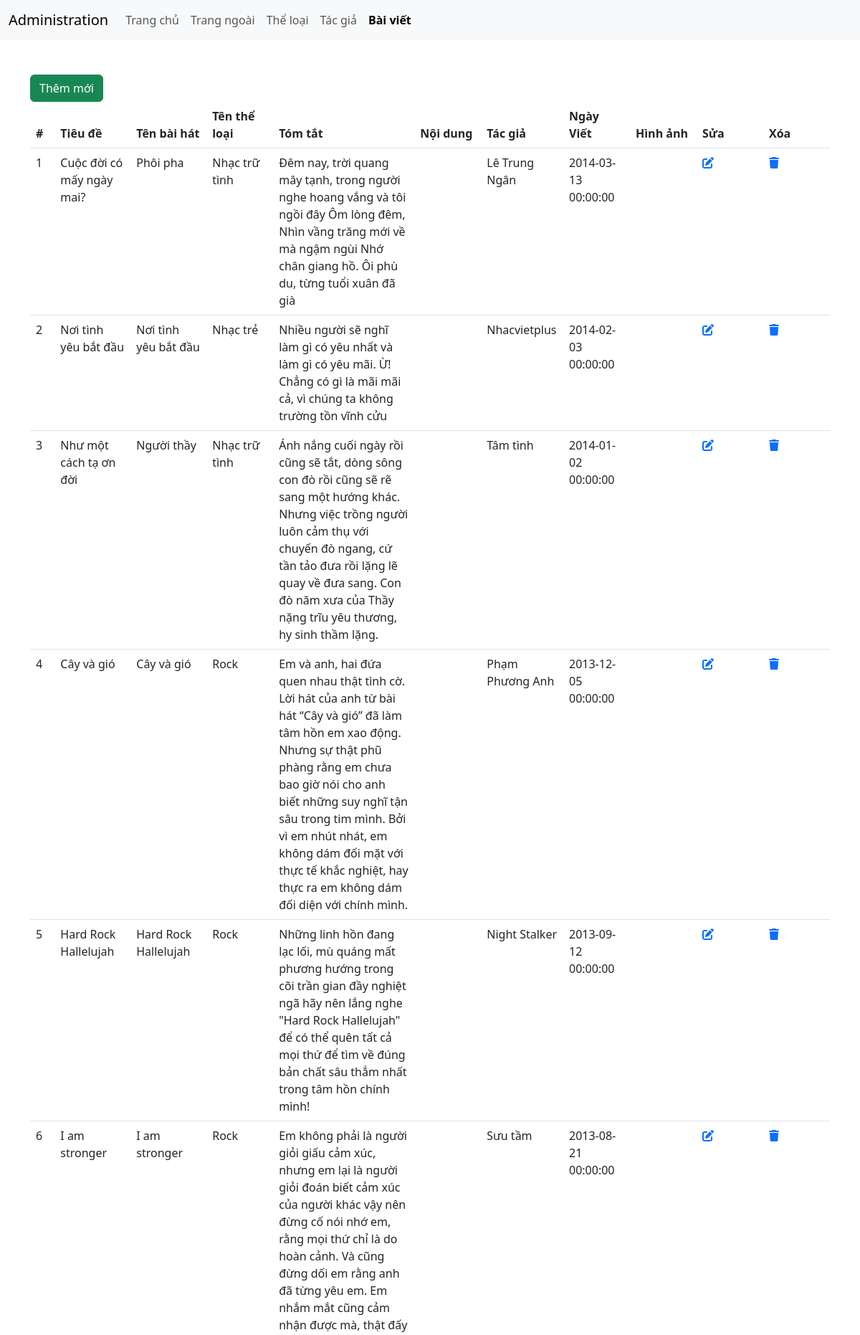
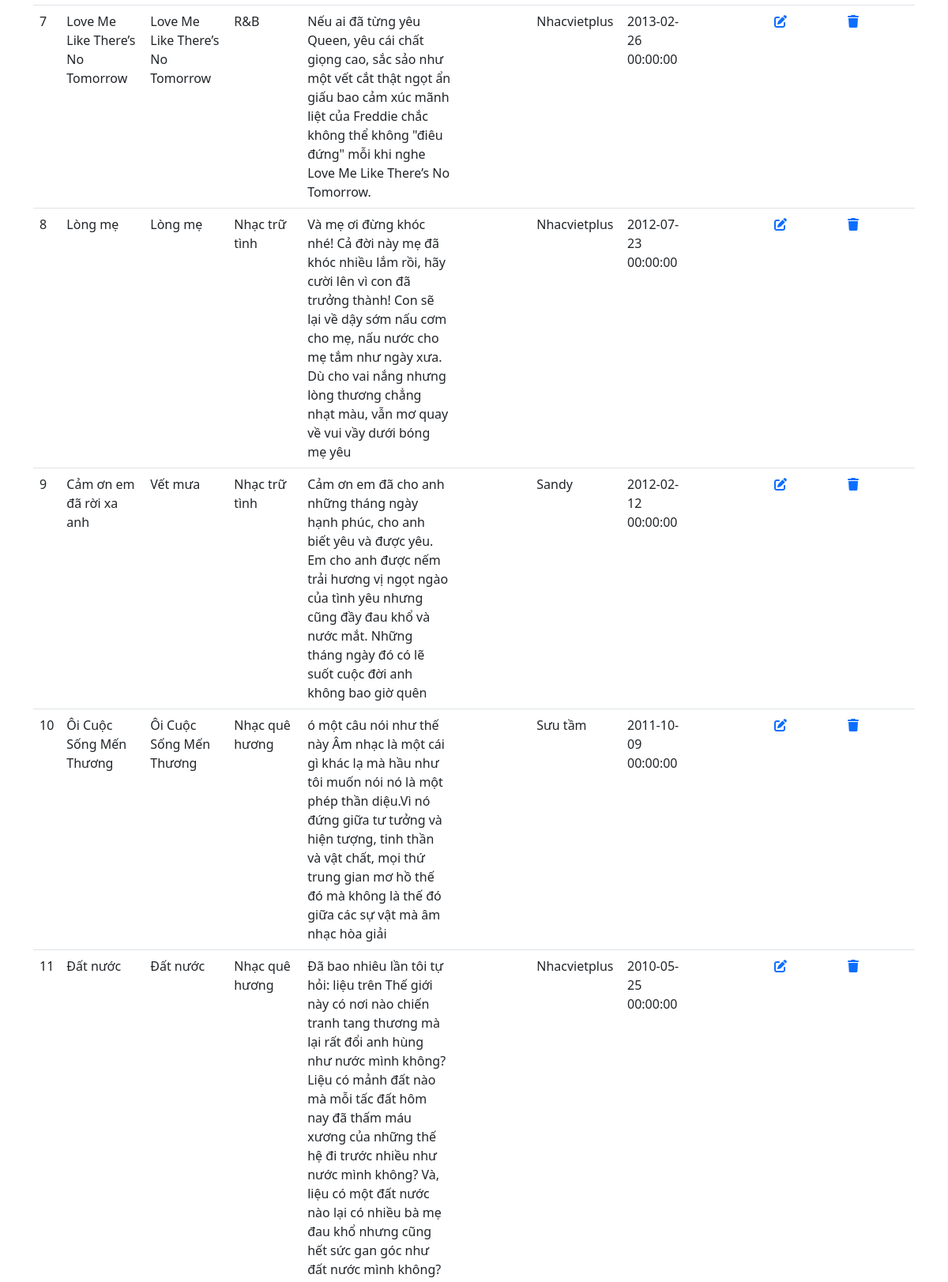
Screenshot of /admin/article.php (upper part) with the database file from the repository (2 pictures, top to bottom).
### tables this page shows
CREATE TABLE baiviet (
  `ma_bviet` int unsigned NOT NULL,
  `tieude` varchar(300) NOT NULL,
  `ten_bhat` varchar(300) NOT NULL,
  `ma_tloai` int unsigned NOT NULL,
  `tomtat` longtext NOT NULL,
  `noidung`  longtext NULL,
  `ma_tgia` INT UNSIGNED NOT NULL,
  `ngayviet` datetime NOT NULL DEFAULT CURRENT_TIMESTAMP,
  `hinhanh` VARCHAR(200) DEFAULT NULL,
  PRIMARY KEY (`ma_bviet`),
  FOREIGN KEY (`ma_tloai`) REFERENCES theloai(ma_tloai),
  FOREIGN KEY (`ma_tgia`) REFERENCES tacgia(ma_tgia)
);

CREATE TABLE theloai (
  `ma_tloai` INT UNSIGNED NOT NULL,
  `ten_tloai` varchar(300) NOT NULL,
  PRIMARY KEY (`ma_tloai`)
);

CREATE TABLE IF NOT EXISTS `tacgia` (
  `ma_tgia` int unsigned NOT NULL,
  `ten_tgia`varchar(50) NOT NULL,
  `hinh_tgia` varchar(100) NULL,
  PRIMARY KEY (`ma_tgia`)
);

### admin/article.php (the view, shortened to what this page needs)
<?php
    require_once 'db.php';
    $sql = "SELECT ma_bviet,tieude,ten_bhat,".'theloai.ten_tloai'.",tomtat,noidung,".'tacgia.ten_tgia'.",ngayviet,hinhanh FROM baiviet,tacgia,theloai where tacgia.ma_tgia=baiviet.ma_tgia and theloai.ma_tloai=baiviet.ma_tloai ORDER BY ngayviet DESC";
    $result = mysqli_query($conn, $sql);
?>
<!DOCTYPE html>
<html lang="en">
<head>
    <link href="https://cdn.jsdelivr.net/npm/bootstrap@5.3.0-alpha1/dist/css/bootstrap.min.css" rel="stylesheet">
    <link rel="stylesheet" href="https://cdnjs.cloudflare.com/ajax/libs/font-awesome/6.3.0/css/all.min.css" />
    <link rel="stylesheet" href="css/style_login.css">
</head>
<body>
    <nav class="navbar navbar-expand-lg bg-body-tertiary">
    <div class="container-fluid">
        <a class="navbar-brand" href="#">Administration</a>
        <div class="collapse navbar-collapse" id="navbarNav">
        <ul class="navbar-nav">
            <li class="nav-item">
            <a class="nav-link" aria-current="page" href="./">Trang chủ</a>
            </li>
            <li class="nav-item">
            <a class="nav-link" href="../index.php">Trang ngoài</a>
            </li>
            <li class="nav-item">
            <a class="nav-link" href="category.php">Thể loại</a>
            </li>
            <li class="nav-item">
            <a class="nav-link" href="author.php">Tác giả</a>
            </li>
            <li class="nav-item">
            <a class="nav-link active fw-bold" href="article.php">Bài viết</a>
            </li>
        </ul>
        </div>
    </div>
    </nav>
    <main class="container mt-5 mb-5">
        <div class="row">
            <div class="col-sm">
                <a href="add_article.php" class="btn btn-success">Thêm mới</a>
                <table class="table">
                    <thead>
                        <tr>
                            <th scope="col">#</th>
                            <th scope="col">Tiêu đề</th>
                            <th scope="col">Tên bài hát</th>
                            <th class="col-sm-1" scope="col">Tên thể loại</th>
                            <th scope="col">Tóm tắt</th>
                            <th class="col-sm-1" scope="col">Nội dung</th>
                            <th scope="col">Tác giả</th>
                            <th class="col-sm-1" scope="col">Ngày Viết</th>
                            <th class="col-sm-1" scope="col">Hình ảnh</th>
                            <th class="col-sm-1">Sửa</th>
                            <th class="col-sm-1">Xóa</th>
                        </tr>
                    </thead>
                    <tbody>
                        <?php
                            $count =0;
                            if(mysqli_num_rows($result) > 0){
                                while($row = mysqli_fetch_assoc($result)){
                                    $count ++;
                        ?>
                        <tr>
                            <td><?= $count?></td>
                            <td><?= $row['tieude']?></td>
                            <td><?= $row['ten_bhat']?></td>
                            <td><?= $row['ten_tloai']?></td>
                            <td><?= $row['tomtat']?></td>
                            <td><?= $row['noidung']?></td>
                            <td><?= $row['ten_tgia']?></td>
                            <td><?= $row['ngayviet']?></td>
                            <td><?= $row['hinhanh']?></td>
                            <td>
                                <a href="edit_article.php?id=<?= $row['ma_bviet']?>"><i class="fa-solid fa-pen-to-square"></i></a>
                            </td>
                            <td>
                                <a href="delete_article_process.php?id=<?= $row['ma_bviet']?>" onclick="return confirm('Xác nhận xóa?');"><i class="fa-solid fa-trash"></i></a>
                            </td>
                        </tr>
                        <?php
                            }
                        }
                        ?>
                    </tbody>
                </table>
            </div>
        </div>
    </main>
</body>
</html>

### rows the page displays
baiviet: tieude "Cuộc đời có mấy ngày mai?", ten_bhat "Phôi pha", theloai.ten_tloai "Nhạc trữ tình", tomtat "Đêm nay, trời quang mây tạnh, trong người nghe hoang vắng và tôi ngồi đây Ôm lòng đêm, Nhìn vầng trăng mới về mà ngậm ngùi Nhớ chân giang hồ. Ôi phù du, từng tuổi xuân đã già", tacgia.ten_tgia "Lê Trung Ngân", ngayviet "2014-03-13 00:00:00"
baiviet: tieude "Nơi tình yêu bắt đầu", ten_bhat "Nơi tình yêu bắt đầu", theloai.ten_tloai "Nhạc trẻ", tomtat "Nhiều người sẽ nghĩ làm gì có yêu nhất và làm gì có yêu mãi. Ừ! Chẳng có gì là mãi mãi cả, vì chúng ta không trường tồn vĩnh cửu", tacgia.ten_tgia "Nhacvietplus", ngayviet "2014-02-03 00:00:00"
baiviet: tieude "Như một cách tạ ơn đời", ten_bhat "Người thầy", theloai.ten_tloai "Nhạc trữ tình", tomtat "Ánh nắng cuối ngày rồi cũng sẽ tắt, dòng sông con đò rồi cũng sẽ rẽ sang một hướng khác. Nhưng việc trồng người luôn cảm thụ với chuyến đò ngang, cứ tần tảo đưa rồi lặng lẽ quay về đưa sang. Con đò năm xưa của Thầy nặng trĩu yêu thương, hy sinh thầm lặng.", tacgia.ten_tgia "Tâm tình", ngayviet "2014-01-02 00:00:00"
baiviet: tieude "Cây và gió", ten_bhat "Cây và gió", theloai.ten_tloai "Rock", tomtat "Em và anh, hai đứa quen nhau thật tình cờ. Lời hát của anh từ bài hát “Cây và gió” đã làm tâm hồn em xao động. Nhưng sự thật phũ phàng rằng em chưa bao giờ nói cho anh biết những suy nghĩ tận sâu trong tim mình. Bởi vì em nhút nhát, em không dám đối mặt với thực tế khắc nghiệt, hay thực ra em không dám đối diện với chính mình.", tacgia.ten_tgia "Phạm Phương Anh", ngayviet "2013-12-05 00:00:00"
baiviet: tieude "Hard Rock Hallelujah", ten_bhat "Hard Rock Hallelujah", theloai.ten_tloai "Rock", tomtat "Những linh hồn đang lạc lối, mù quáng mất phương hướng trong cõi trần gian đầy nghiệt ngã hãy nên lắng nghe \"Hard Rock Hallelujah\" để có thể quên tất cả mọi thứ để tìm về đúng bản chất sâu thẳm nhất trong tâm hồn chính mình!", tacgia.ten_tgia "Night Stalker", ngayviet "2013-09-12 00:00:00"
baiviet: tieude "I am stronger", ten_bhat "I am stronger", theloai.ten_tloai "Rock", tomtat "Em không phải là người giỏi giấu cảm xúc, nhưng em lại là người giỏi đoán biết cảm xúc của người khác vậy nên đừng cố nói nhớ em, rằng mọi thứ chỉ là do hoàn cảnh. Và cũng đừng dối em rằng anh đã từng yêu em. Em nhắm mắt cũng cảm nhận được mà, thật đấy", tacgia.ten_tgia "Sưu tầm", ngayviet "2013-08-21 00:00:00"
baiviet: tieude "Love Me Like There’s No Tomorrow", ten_bhat "Love Me Like There’s No Tomorrow", theloai.ten_tloai "R&B", tomtat "Nếu ai đã từng yêu Queen, yêu cái chất giọng cao, sắc sảo như một vết cắt thật ngọt ẩn giấu bao cảm xúc mãnh liệt của Freddie chắc không thể không \"điêu đứng\" mỗi khi nghe Love Me Like There’s No Tomorrow.", tacgia.ten_tgia "Nhacvietplus", ngayviet "2013-02-26 00:00:00"
baiviet: tieude "Lòng mẹ", ten_bhat "Lòng mẹ", theloai.ten_tloai "Nhạc trữ tình", tomtat "Và mẹ ơi đừng khóc nhé! Cả đời này mẹ đã khóc nhiều lắm rồi, hãy cười lên vì con đã trưởng thành! Con sẽ lại về dậy sớm nấu cơm cho mẹ, nấu nước cho mẹ tắm như ngày xưa. Dù cho vai nắng nhưng lòng thương chẳng nhạt màu, vẫn mơ quay về vui vầy dưới bóng mẹ yêu", tacgia.ten_tgia "Nhacvietplus", ngayviet "2012-07-23 00:00:00"
baiviet: tieude "Cảm ơn em đã rời xa anh", ten_bhat "Vết mưa", theloai.ten_tloai "Nhạc trữ tình", tomtat "Cảm ơn em đã cho anh những tháng ngày hạnh phúc, cho anh biết yêu và được yêu. Em cho anh được nếm trải hương vị ngọt ngào của tình yêu nhưng cũng đầy đau khổ và nước mắt. Những tháng ngày đó có lẽ suốt cuộc đời anh không bao giờ quên", tacgia.ten_tgia "Sandy", ngayviet "2012-02-12 00:00:00"
baiviet: tieude "Ôi Cuộc Sống Mến Thương", ten_bhat "Ôi Cuộc Sống Mến Thương", theloai.ten_tloai "Nhạc quê hương", tomtat "ó một câu nói như thế này Âm nhạc là một cái gì khác lạ mà hầu như tôi muốn nói nó là một phép thần diệu.Vì nó đứng giữa tư tưởng và hiện tượng, tinh thần và vật chất, mọi thứ trung gian mơ hồ thế đó mà không là thế đó giữa các sự vật mà âm nhạc hòa giải", tacgia.ten_tgia "Sưu tầm", ngayviet "2011-10-09 00:00:00"
baiviet: tieude "Đất nước", ten_bhat "Đất nước", theloai.ten_tloai "Nhạc quê hương", tomtat "Đã bao nhiêu lần tôi tự hỏi: liệu trên Thế giới này có nơi nào chiến tranh tang thương mà lại rất đổi anh hùng như nước mình không? Liệu có mảnh đất nào mà mỗi tấc đất hôm nay đã thấm máu xương của những thế hệ đi trước nhiều như nước mình không? Và, liệu có một đất nước nào lại có nhiều bà mẹ đau khổ nhưng cũng hết sức gan góc như đất nước mình không?", tacgia.ten_tgia "Nhacvietplus", ngayviet "2010-05-25 00:00:00"
